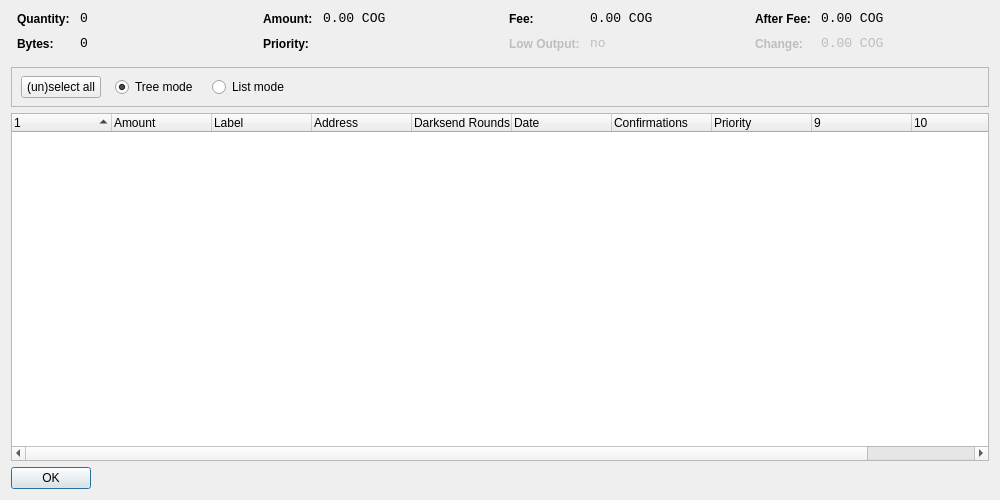
<?xml version="1.0" encoding="UTF-8"?>
<ui version="4.0">
 <class>CoinControlDialog</class>
 <widget class="QDialog" name="CoinControlDialog">
  <property name="geometry">
   <rect>
    <x>0</x>
    <y>0</y>
    <width>1000</width>
    <height>500</height>
   </rect>
  </property>
  <property name="windowTitle">
   <string>Coin Control</string>
  </property>
  <layout class="QVBoxLayout" name="verticalLayout">
   <item>
    <layout class="QHBoxLayout" name="horizontalLayoutTop" stretch="0,0,0,0">
     <property name="topMargin">
      <number>0</number>
     </property>
     <property name="bottomMargin">
      <number>10</number>
     </property>
     <item>
      <layout class="QFormLayout" name="formLayoutCoinControl1">
       <property name="horizontalSpacing">
        <number>10</number>
       </property>
       <property name="verticalSpacing">
        <number>10</number>
       </property>
       <property name="leftMargin">
        <number>6</number>
       </property>
       <property name="rightMargin">
        <number>6</number>
       </property>
       <item row="0" column="0">
        <widget class="QLabel" name="labelCoinControlQuantityText">
         <property name="styleSheet">
          <string notr="true">font-weight:bold;</string>
         </property>
         <property name="text">
          <string>Quantity:</string>
         </property>
        </widget>
       </item>
       <item row="0" column="1">
        <widget class="QLabel" name="labelCoinControlQuantity">
         <property name="font">
          <font>
           <family>Monospace</family>
           <pointsize>10</pointsize>
          </font>
         </property>
         <property name="cursor">
          <cursorShape>IBeamCursor</cursorShape>
         </property>
         <property name="contextMenuPolicy">
          <enum>Qt::ActionsContextMenu</enum>
         </property>
         <property name="text">
          <string notr="true">0</string>
         </property>
         <property name="textInteractionFlags">
          <set>Qt::LinksAccessibleByMouse|Qt::TextSelectableByKeyboard|Qt::TextSelectableByMouse</set>
         </property>
        </widget>
       </item>
       <item row="1" column="0">
        <widget class="QLabel" name="labelCoinControlBytesText">
         <property name="styleSheet">
          <string notr="true">font-weight:bold;</string>
         </property>
         <property name="text">
          <string>Bytes:</string>
         </property>
        </widget>
       </item>
       <item row="1" column="1">
        <widget class="QLabel" name="labelCoinControlBytes">
         <property name="font">
          <font>
           <family>Monospace</family>
           <pointsize>10</pointsize>
          </font>
         </property>
         <property name="cursor">
          <cursorShape>IBeamCursor</cursorShape>
         </property>
         <property name="contextMenuPolicy">
          <enum>Qt::ActionsContextMenu</enum>
         </property>
         <property name="text">
          <string notr="true">0</string>
         </property>
         <property name="textInteractionFlags">
          <set>Qt::LinksAccessibleByMouse|Qt::TextSelectableByKeyboard|Qt::TextSelectableByMouse</set>
         </property>
        </widget>
       </item>
      </layout>
     </item>
     <item>
      <layout class="QFormLayout" name="formLayoutCoinControl2">
       <property name="horizontalSpacing">
        <number>10</number>
       </property>
       <property name="verticalSpacing">
        <number>10</number>
       </property>
       <property name="leftMargin">
        <number>6</number>
       </property>
       <property name="rightMargin">
        <number>6</number>
       </property>
       <item row="0" column="0">
        <widget class="QLabel" name="labelCoinControlAmountText">
         <property name="styleSheet">
          <string notr="true">font-weight:bold;</string>
         </property>
         <property name="text">
          <string>Amount:</string>
         </property>
        </widget>
       </item>
       <item row="0" column="1">
        <widget class="QLabel" name="labelCoinControlAmount">
         <property name="font">
          <font>
           <family>Monospace</family>
           <pointsize>10</pointsize>
          </font>
         </property>
         <property name="cursor">
          <cursorShape>IBeamCursor</cursorShape>
         </property>
         <property name="contextMenuPolicy">
          <enum>Qt::ActionsContextMenu</enum>
         </property>
         <property name="text">
          <string notr="true">0.00 COG</string>
         </property>
         <property name="textInteractionFlags">
          <set>Qt::LinksAccessibleByMouse|Qt::TextSelectableByKeyboard|Qt::TextSelectableByMouse</set>
         </property>
        </widget>
       </item>
       <item row="1" column="0">
        <widget class="QLabel" name="labelCoinControlPriorityText">
         <property name="styleSheet">
          <string notr="true">font-weight:bold;</string>
         </property>
         <property name="text">
          <string>Priority:</string>
         </property>
        </widget>
       </item>
       <item row="1" column="1">
        <widget class="QLabel" name="labelCoinControlPriority">
         <property name="font">
          <font>
           <family>Monospace</family>
           <pointsize>10</pointsize>
          </font>
         </property>
         <property name="cursor">
          <cursorShape>IBeamCursor</cursorShape>
         </property>
         <property name="contextMenuPolicy">
          <enum>Qt::ActionsContextMenu</enum>
         </property>
         <property name="text">
          <string/>
         </property>
         <property name="textInteractionFlags">
          <set>Qt::LinksAccessibleByMouse|Qt::TextSelectableByKeyboard|Qt::TextSelectableByMouse</set>
         </property>
        </widget>
       </item>
      </layout>
     </item>
     <item>
      <layout class="QFormLayout" name="formLayoutCoinControl3">
       <property name="horizontalSpacing">
        <number>10</number>
       </property>
       <property name="verticalSpacing">
        <number>10</number>
       </property>
       <property name="leftMargin">
        <number>6</number>
       </property>
       <property name="rightMargin">
        <number>6</number>
       </property>
       <item row="0" column="0">
        <widget class="QLabel" name="labelCoinControlFeeText">
         <property name="styleSheet">
          <string notr="true">font-weight:bold;</string>
         </property>
         <property name="text">
          <string>Fee:</string>
         </property>
        </widget>
       </item>
       <item row="0" column="1">
        <widget class="QLabel" name="labelCoinControlFee">
         <property name="font">
          <font>
           <family>Monospace</family>
           <pointsize>10</pointsize>
          </font>
         </property>
         <property name="cursor">
          <cursorShape>IBeamCursor</cursorShape>
         </property>
         <property name="contextMenuPolicy">
          <enum>Qt::ActionsContextMenu</enum>
         </property>
         <property name="text">
          <string notr="true">0.00 COG</string>
         </property>
         <property name="textInteractionFlags">
          <set>Qt::LinksAccessibleByMouse|Qt::TextSelectableByKeyboard|Qt::TextSelectableByMouse</set>
         </property>
        </widget>
       </item>
       <item row="1" column="0">
        <widget class="QLabel" name="labelCoinControlLowOutputText">
         <property name="enabled">
          <bool>false</bool>
         </property>
         <property name="styleSheet">
          <string notr="true">font-weight:bold;</string>
         </property>
         <property name="text">
          <string>Low Output:</string>
         </property>
        </widget>
       </item>
       <item row="1" column="1">
        <widget class="QLabel" name="labelCoinControlLowOutput">
         <property name="enabled">
          <bool>false</bool>
         </property>
         <property name="font">
          <font>
           <family>Monospace</family>
           <pointsize>10</pointsize>
          </font>
         </property>
         <property name="cursor">
          <cursorShape>IBeamCursor</cursorShape>
         </property>
         <property name="contextMenuPolicy">
          <enum>Qt::ActionsContextMenu</enum>
         </property>
         <property name="text">
          <string notr="true">no</string>
         </property>
         <property name="textInteractionFlags">
          <set>Qt::LinksAccessibleByMouse|Qt::TextSelectableByKeyboard|Qt::TextSelectableByMouse</set>
         </property>
        </widget>
       </item>
      </layout>
     </item>
     <item>
      <layout class="QFormLayout" name="formLayoutCoinControl4">
       <property name="horizontalSpacing">
        <number>10</number>
       </property>
       <property name="verticalSpacing">
        <number>10</number>
       </property>
       <property name="leftMargin">
        <number>6</number>
       </property>
       <property name="rightMargin">
        <number>6</number>
       </property>
       <item row="0" column="0">
        <widget class="QLabel" name="labelCoinControlAfterFeeText">
         <property name="styleSheet">
          <string notr="true">font-weight:bold;</string>
         </property>
         <property name="text">
          <string>After Fee:</string>
         </property>
        </widget>
       </item>
       <item row="0" column="1">
        <widget class="QLabel" name="labelCoinControlAfterFee">
         <property name="font">
          <font>
           <family>Monospace</family>
           <pointsize>10</pointsize>
          </font>
         </property>
         <property name="cursor">
          <cursorShape>IBeamCursor</cursorShape>
         </property>
         <property name="contextMenuPolicy">
          <enum>Qt::ActionsContextMenu</enum>
         </property>
         <property name="text">
          <string notr="true">0.00 COG</string>
         </property>
         <property name="textInteractionFlags">
          <set>Qt::LinksAccessibleByMouse|Qt::TextSelectableByKeyboard|Qt::TextSelectableByMouse</set>
         </property>
        </widget>
       </item>
       <item row="1" column="0">
        <widget class="QLabel" name="labelCoinControlChangeText">
         <property name="enabled">
          <bool>false</bool>
         </property>
         <property name="styleSheet">
          <string notr="true">font-weight:bold;</string>
         </property>
         <property name="text">
          <string>Change:</string>
         </property>
        </widget>
       </item>
       <item row="1" column="1">
        <widget class="QLabel" name="labelCoinControlChange">
         <property name="enabled">
          <bool>false</bool>
         </property>
         <property name="font">
          <font>
           <family>Monospace</family>
           <pointsize>10</pointsize>
          </font>
         </property>
         <property name="cursor">
          <cursorShape>IBeamCursor</cursorShape>
         </property>
         <property name="contextMenuPolicy">
          <enum>Qt::ActionsContextMenu</enum>
         </property>
         <property name="text">
          <string notr="true">0.00 COG</string>
         </property>
         <property name="textInteractionFlags">
          <set>Qt::LinksAccessibleByMouse|Qt::TextSelectableByKeyboard|Qt::TextSelectableByMouse</set>
         </property>
        </widget>
       </item>
      </layout>
     </item>
    </layout>
   </item>
   <item>
    <widget class="QFrame" name="frame">
     <property name="minimumSize">
      <size>
       <width>0</width>
       <height>40</height>
      </size>
     </property>
     <property name="frameShape">
      <enum>QFrame::StyledPanel</enum>
     </property>
     <property name="frameShadow">
      <enum>QFrame::Sunken</enum>
     </property>
     <widget class="QWidget" name="horizontalLayoutWidget">
      <property name="geometry">
       <rect>
        <x>10</x>
        <y>0</y>
        <width>781</width>
        <height>41</height>
       </rect>
      </property>
      <layout class="QHBoxLayout" name="horizontalLayoutPanel" stretch="0,0,0,0,0">
       <property name="spacing">
        <number>14</number>
       </property>
       <item>
        <widget class="QPushButton" name="pushButtonSelectAll">
         <property name="sizePolicy">
          <sizepolicy hsizetype="Maximum" vsizetype="Fixed">
           <horstretch>0</horstretch>
           <verstretch>0</verstretch>
          </sizepolicy>
         </property>
         <property name="text">
          <string>(un)select all</string>
         </property>
        </widget>
       </item>
       <item>
        <widget class="QRadioButton" name="radioTreeMode">
         <property name="sizePolicy">
          <sizepolicy hsizetype="Maximum" vsizetype="Fixed">
           <horstretch>0</horstretch>
           <verstretch>0</verstretch>
          </sizepolicy>
         </property>
         <property name="text">
          <string>Tree mode</string>
         </property>
         <property name="checked">
          <bool>true</bool>
         </property>
        </widget>
       </item>
       <item>
        <widget class="QRadioButton" name="radioListMode">
         <property name="sizePolicy">
          <sizepolicy hsizetype="Maximum" vsizetype="Fixed">
           <horstretch>0</horstretch>
           <verstretch>0</verstretch>
          </sizepolicy>
         </property>
         <property name="text">
          <string>List mode</string>
         </property>
        </widget>
       </item>
       <item>
        <spacer name="horizontalSpacer">
         <property name="orientation">
          <enum>Qt::Horizontal</enum>
         </property>
         <property name="sizeHint" stdset="0">
          <size>
           <width>40</width>
           <height>20</height>
          </size>
         </property>
        </spacer>
       </item>
      </layout>
     </widget>
    </widget>
   </item>
   <item>
    <widget class="CoinControlTreeWidget" name="treeWidget">
     <property name="contextMenuPolicy">
      <enum>Qt::CustomContextMenu</enum>
     </property>
     <property name="sortingEnabled">
      <bool>false</bool>
     </property>
     <property name="columnCount">
      <number>11</number>
     </property>
     <attribute name="headerShowSortIndicator" stdset="0">
      <bool>true</bool>
     </attribute>
     <attribute name="headerStretchLastSection">
      <bool>false</bool>
     </attribute>
     <column>
      <property name="text">
       <string/>
      </property>
     </column>
     <column>
      <property name="text">
       <string>Amount</string>
      </property>
     </column>
     <column>
      <property name="text">
       <string>Label</string>
      </property>
     </column>
     <column>
      <property name="text">
       <string>Address</string>
      </property>
     </column>
     <column>
      <property name="text">
       <string>Darksend Rounds</string>
      </property>
    </column>
     <column>
      <property name="text">
       <string>Date</string>
      </property>
     </column>
     <column>
      <property name="text">
       <string>Confirmations</string>
      </property>
      <property name="toolTip">
       <string>Confirmed</string>
      </property>
     </column>
     <column>
      <property name="text">
       <string>Priority</string>
      </property>
     </column>
     <column>
      <property name="text">
       <string/>
      </property>
     </column>
     <column>
      <property name="text">
       <string/>
      </property>
     </column>
     <column>
      <property name="text">
       <string/>
      </property>
     </column>
     <column>
      <property name="text">
       <string/>
      </property>
     </column>
    </widget>
   </item>
   <item>
    <widget class="QDialogButtonBox" name="buttonBox">
     <property name="sizePolicy">
      <sizepolicy hsizetype="Maximum" vsizetype="Fixed">
       <horstretch>0</horstretch>
       <verstretch>0</verstretch>
      </sizepolicy>
     </property>
     <property name="orientation">
      <enum>Qt::Horizontal</enum>
     </property>
     <property name="standardButtons">
      <set>QDialogButtonBox::Ok</set>
     </property>
    </widget>
   </item>
  </layout>
 </widget>
 <customwidgets>
  <customwidget>
   <class>CoinControlTreeWidget</class>
   <extends>QTreeWidget</extends>
   <header>coincontroltreewidget.h</header>
  </customwidget>
 </customwidgets>
 <resources/>
 <connections/>
</ui>
